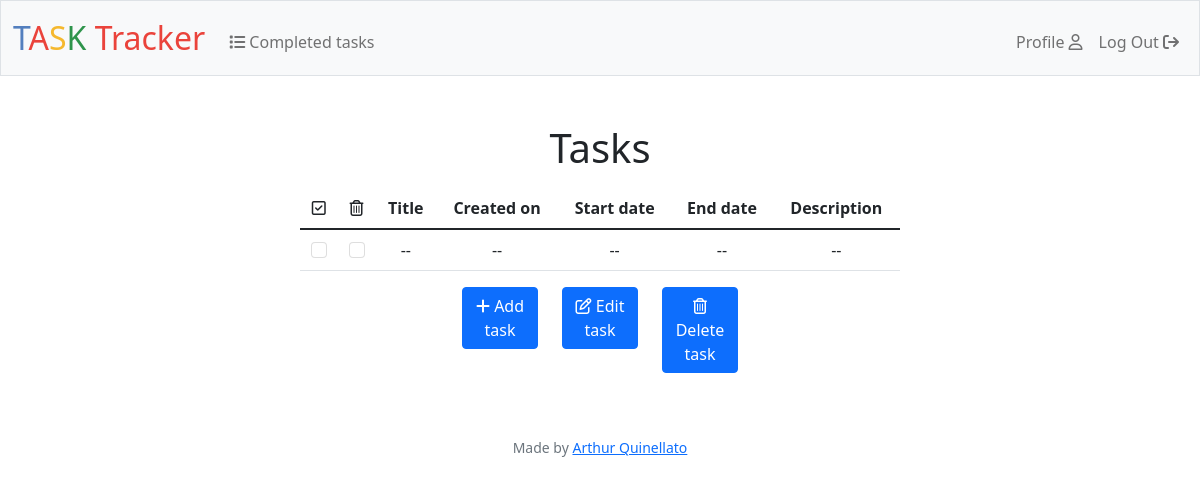
Page / (signed in) on the earlier database version.
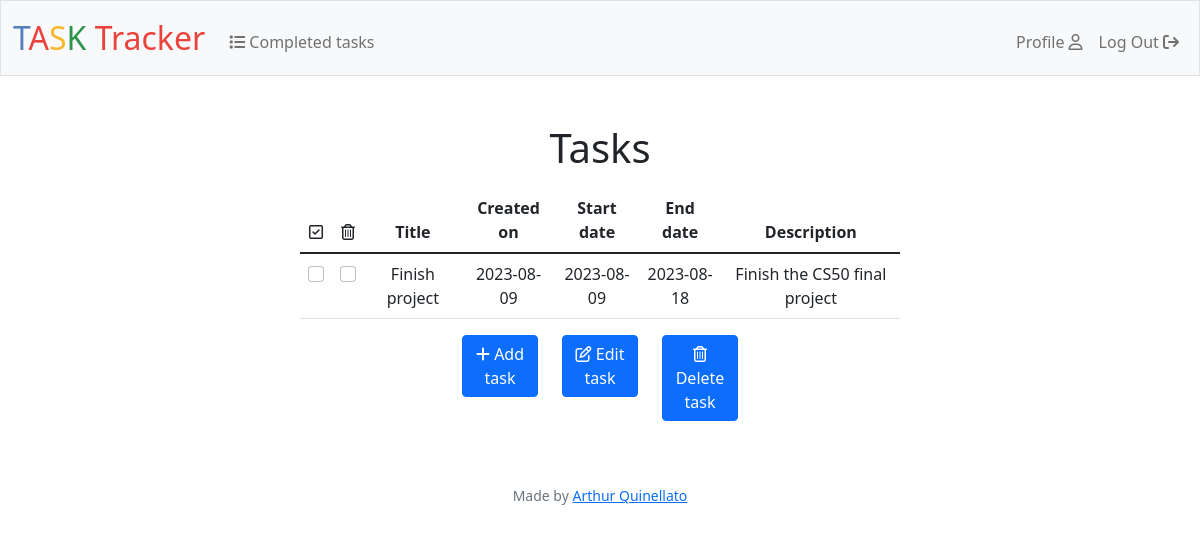
Same page on the later database version.
### tables this page shows
CREATE TABLE tasks (
id INTEGER PRIMARY KEY AUTOINCREMENT,
user_id INTEGER,
title TEXT,
description TEXT,
dateCreation DATE,
dateStart DATE,
dateEnd DATE
, status TEXT);

### app.py (the view)
@app.route('/')
@login_required
def index():
    user_id = session['user_id']
    user_tasks = db.execute('''SELECT *
                            FROM tasks
                            WHERE user_id = ?
                            ''', user_id)
    return render_template('index.html', tasks = user_tasks)

### app.py (called while the page is built)
@app.after_request
def after_request(response):
    response.headers['Cache-Control'] = 'no-cache, no-store, must-revalidate'
    response.headers['Expires'] = 0
    response.headers['Pragma'] = 'no-cache'
    return response

### helpers.py (called while the page is built)
def login_required(f):
    @wraps(f)
    def decorated_function(*args, **kwargs):
        if session.get("user_id") is None:
            return redirect("/login")
        return f(*args, **kwargs)
    return decorated_function

### templates/index.html (shortened to what this page needs)
{% extends "layout.html" %}
{% block main %}
    <div class = "mb-3">
        <h1>Tasks</h1>
    </div>
    <form id = "indexForm" action = "/deleteTask" method = "POST">
        <div class = "mb-3">
            {% if tasks %}
                <table class = "table table-stripped" style = "width: 50vw; margin: 0 auto;">
                    <thead>
                        <th scope = "col"><i class="fa-regular fa-square-check"></i></th>
                        <th scope = "col"><i class = "fa-regular fa-trash-can"></i></th>
                        <th scope = "col">Title</th>
                        <th scope = "col">Created on</th>
                        <th scope = "col">Start date</th>
                        <th scope = "col">End date</th>
                        <th scope = "col">Description</th>
                    </thead>
                    <tbody>
                        {% for task in tasks %}
                            <tr>
                                <td><input class = "form-check-input" id = "{{ task['title'] }}" type = "checkbox" name = "checkComp" value = "{{task['id']}}"></td>
                                <td><input class = "form-check-input" id = "{{ task['title'] }}" type = "checkbox" name = "checkDel" value = "{{task['id']}}"></td>
                                <td>{{task['title']}}</td>
                                <td>{{task['dateCreation']}}</td>
                                <td>{{task['dateStart']}}</td>
                                <td>{{task['dateEnd']}}</td>
                                <td>{{task['description']}}</td>
                            </tr>
                        {% endfor %}
                    </tbody>
                </table>
            {% else %}
                <table class = "table table-stripped" style = "width: 50vw; margin: 0 auto;">
                    <thead>
                        <th scope = "col"><i class="fa-regular fa-square-check"></i></th>
                        <th scope = "col"><i class = "fa-regular fa-trash-can"></i></th>
                        <th scope = "col">Title</th>
                        <th scope = "col">Created on</th>
                        <th scope = "col">Start date</th>
                        <th scope = "col">End date</th>
                        <th scope = "col">Description</th>
                    </thead>
                    <tbody>
                        <tr>
                            <td><input class = "form-check-input" disabled id = "flexCheckDisabled" type = "checkbox" name = "checkComp" value = "None"></td>
                            <td><input class = "form-check-input" disabled id = "flexCheckDisabled" type = "checkbox" name = "checkDel" value = "None"></td>
                            <td><label for = "flexCheckDisabled"> -- </label></td>
                            <td><label for = "flexCheckDisabled"> -- </label></td>
                            <td><label for = "flexCheckDisabled"> -- </label></td>
                            <td><label for = "flexCheckDisabled"> -- </label></td>
                            <td><label for = "flexCheckDisabled"> -- </label></td>
                        </tr>
                    </tbody>
                </table>
            {% endif %}
        </div>
        <div class = "mb-3">
            <div class = "container" style = "width: 25vw; margin: 0 auto;">
                <div class = "row">
                    <div class = "col-sm">
                        <a class = "btn btn-primary" href = "/addTask"><i class = "fa-solid fa-plus"></i>    Add task</a>
                    </div>
                    <div class = "col-sm">
                        <a class = "btn btn-primary" href = "/editTask"><i class = "fa-regular fa-pen-to-square"></i>   Edit task</a>
                    </div>
                    <div class="col-sm">
                        <button class = "btn btn-primary" type = "submit"><i class = "fa-regular fa-trash-can"></i> Delete task</button>
                    </div>
                </div>
            </div>
        </div>
    </form>
{% endblock %}

### templates/layout.html (shortened to what this page needs)
<!DOCTYPE html>
<html lang = "en">
    <head>
        <link href = "https://cdn.jsdelivr.net/npm/bootstrap@5.1.3/dist/css/bootstrap.min.css" rel = "stylesheet">
        <link href = "/static/style.css" rel = "stylesheet">
    </head>
    <body>
        <nav class = "bg-light border navbar navbar-expand-md navbar-light">
            <div class = "container-fluid">
                <a class = "navbar-brand" href = "/"><span class = "blue">T</span><span class = "red">A</span><span class = "yellow">S</span><span class = "green">K</span> <span class = "red">Tracker</span></a>
                <div class = "collapse navbar-collapse" id = "navbar">
                    {% if session["user_id"] %}
                        <ul class = "navbar-nav me-auto mt-2">
                            <li class = "nav-item"><a class = "nav-link" href = "/completedTasks"><i class = "fa-solid fa-list"></i>    Completed tasks</a></li>
                        </ul>
                        <ul class = "navbar-nav ms-auto mt-2">
                            <li class = "nav-item"><a class = "nav-link" href = "/profile">Profile <i class = "fa-regular fa-user"></i></a></li>
                            <li class = "nav-item"><a class = "nav-link" href = "/logout">Log Out <i class = "fa-solid fa-arrow-right-from-bracket"></i></a></li>
                        </ul>
                    {% else %}
                        <ul class = "navbar-nav ms-auto mt-2">
                            <li class = "nav-item"><a class = "nav-link" href = "/register">Register</a></li>
                            <li class = "nav-item"><a class = "nav-link" href = "/login">Log In</a></li>
                        </ul>
                    {% endif %}
                </div>
            </div>
        </nav>
        <main class = "container-fluid py-5 text-center">
            {% block main %}{% endblock %}
        </main>
    </body>
    <footer class = "mb-5 small text-center text-muted">
        Made by <a href = "https://arthur1802.github.io/profile-card/" target = "_blank">Arthur Quinellato</a>
    </footer>
</html>

### static/style.css (style rules this page uses)
nav .navbar-brand { font-size: xx-large; }
nav .navbar-brand .blue { color: #537fbe; }
nav .navbar-brand .red { color: #ea433b; }
nav .navbar-brand .yellow { color: #f5b82e; }
nav .navbar-brand .green { color: #2e944b; }

Differences in the rows shown:
added tasks: title "Finish project", dateCreation "2023-08-09", dateStart "2023-08-09", dateEnd "2023-08-18", description "Finish the CS50 final project"
Other differences:
form field checkComp: "☐" → (not shown)
form field checkDel: "☐" → (not shown)
